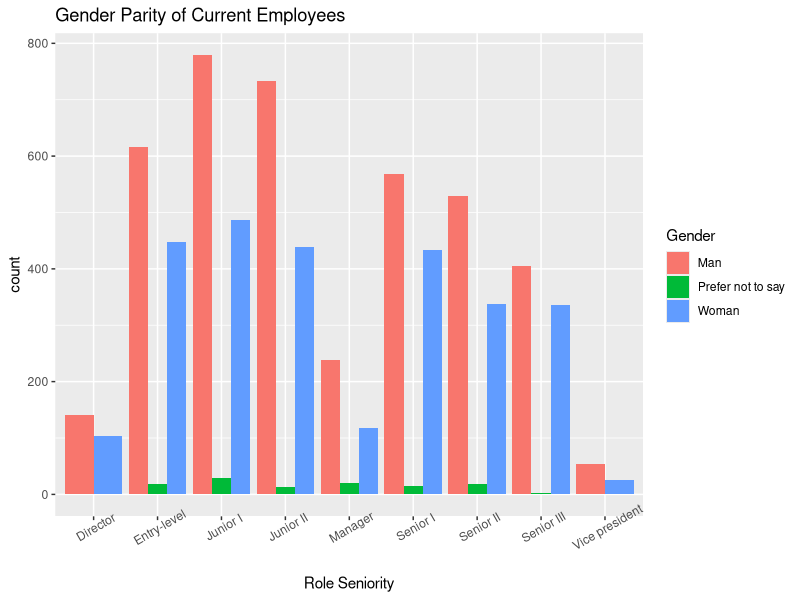
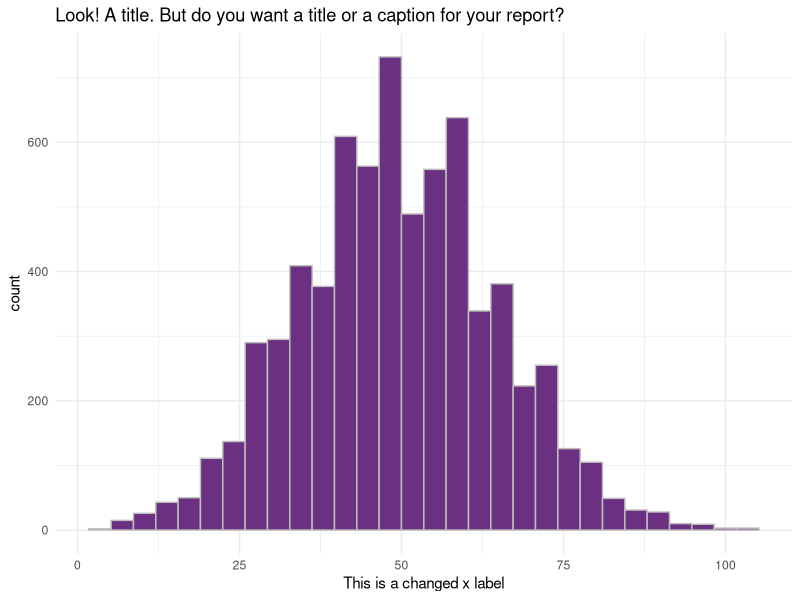
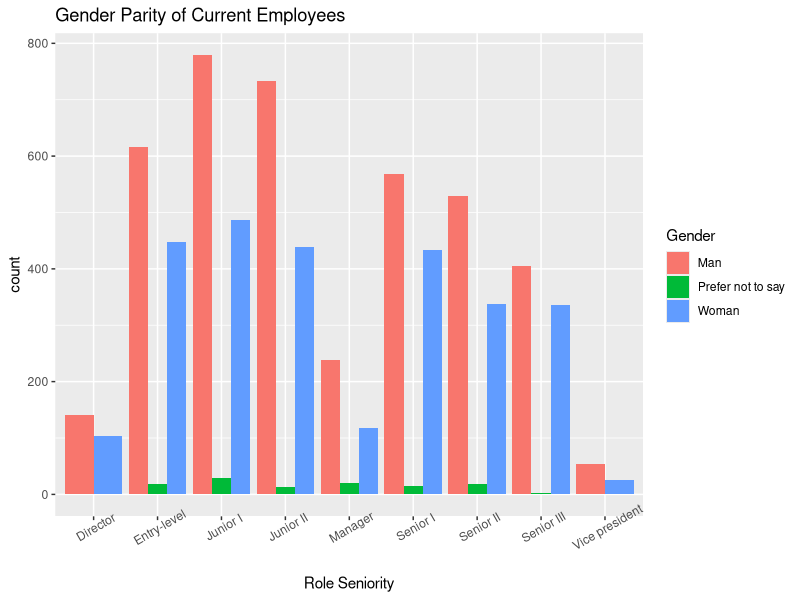

Write R code to recreate these figures, in order.
## ---- chunk 1
library(tidyverse)
# this should supress all code and messages
knitr::opts_chunk$set(include=FALSE)
## ---- chunk 2
# This chunk provides an example of some things you can do with RMarkdown to make your report creation process easier

# read in the data
current_employees <- read_csv("data/black-saber-current-employees.csv")

# create a visualisation
my_plot <- current_employees %>% 
  ggplot(aes(x = productivity)) +
  geom_histogram(colour = "grey", fill = "#6C3082") +
  theme_minimal() +
  labs(title = "Look! A title. But do you want a title or a caption for your report?", x = "This is a changed x label")

# save your plot in your images folder, you can specify the height and width, too
# saving this means you can add the image to your exectuve summary without having to run or rerun the code, if you wish
ggsave("images/example.png", width = 7, height = 4)

# notice how the image is included with the ![](file/path.png) below
## ---- chunk 3
gender_to_currentroles <- select(current_employees, gender, role_seniority) 

#creating visual to display  reported gender ratios of current employees
gender_to_currentroles%>%
  gather(gender,role_seniority)%>%
  mutate(roles = factor(role_seniority))%>%
  ggplot(aes(roles,fill=gender))+
  geom_bar(preserve="single",position="dodge")+
  theme(axis.text.x = element_text(angle=30))+
  labs(title = "Gender Parity of Current Employees",fill="Gender")+
  xlab("Role Seniority")

ggsave("images/currentgender.png", width = 7, height = 4)
## ---- chunk 4
phase1_applicants <- read_csv("data/phase1-new-grad-applicants-2020.csv")
phase2_applicants <- read_csv("data/phase2-new-grad-applicants-2020.csv")
phase3_applicants <- read_csv("data/phase3-new-grad-applicants-2020.csv")
final_hires <- read_csv("data/final-hires-newgrad_2020.csv")

# Adds Applicant Info to Phase 3
phase3_applicants <- phase3_applicants %>%
  left_join(phase2_applicants, by = "applicant_id")
# Adds Applicant Info to Final Hires
final_hires <- final_hires %>%  
  left_join(phase3_applicants, by = "applicant_id")
## ---- chunk 5
current_employees <- current_employees
## ---- chunk 6
library(tidyverse)
library(lme4)
